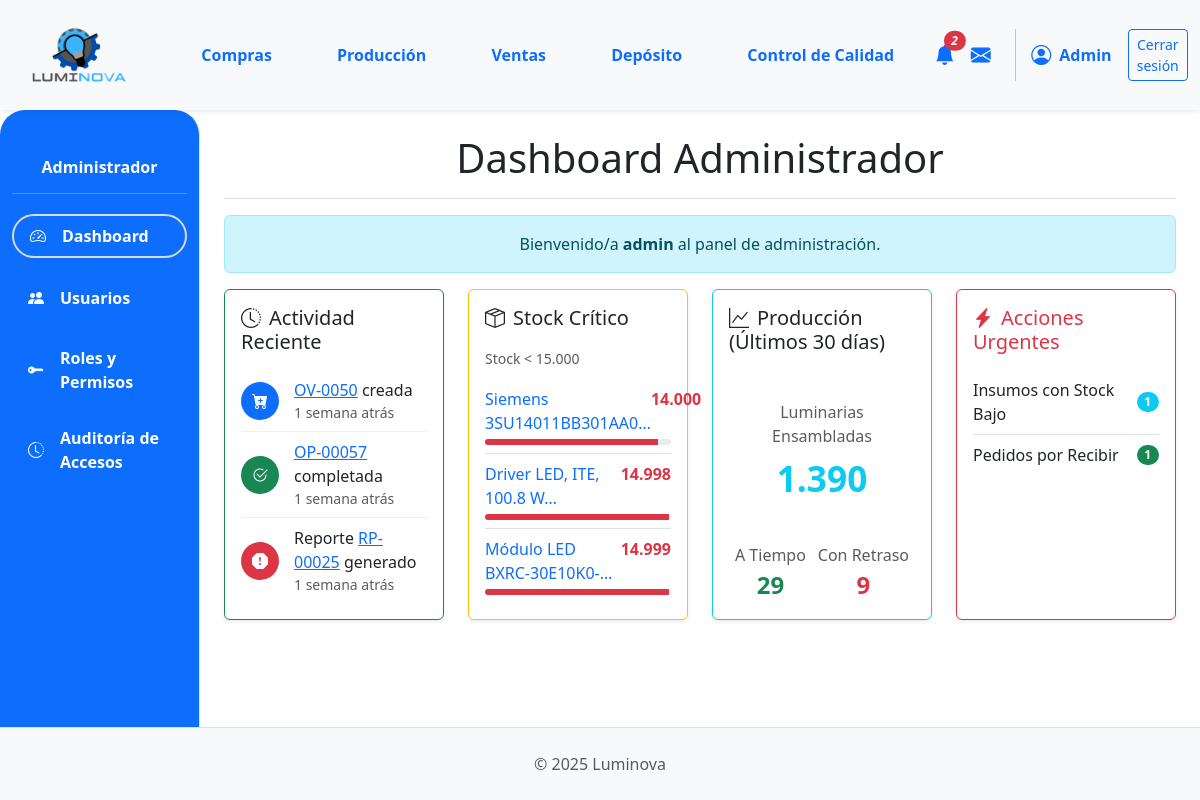
The app's page /dashboard/ (signed in), older data.
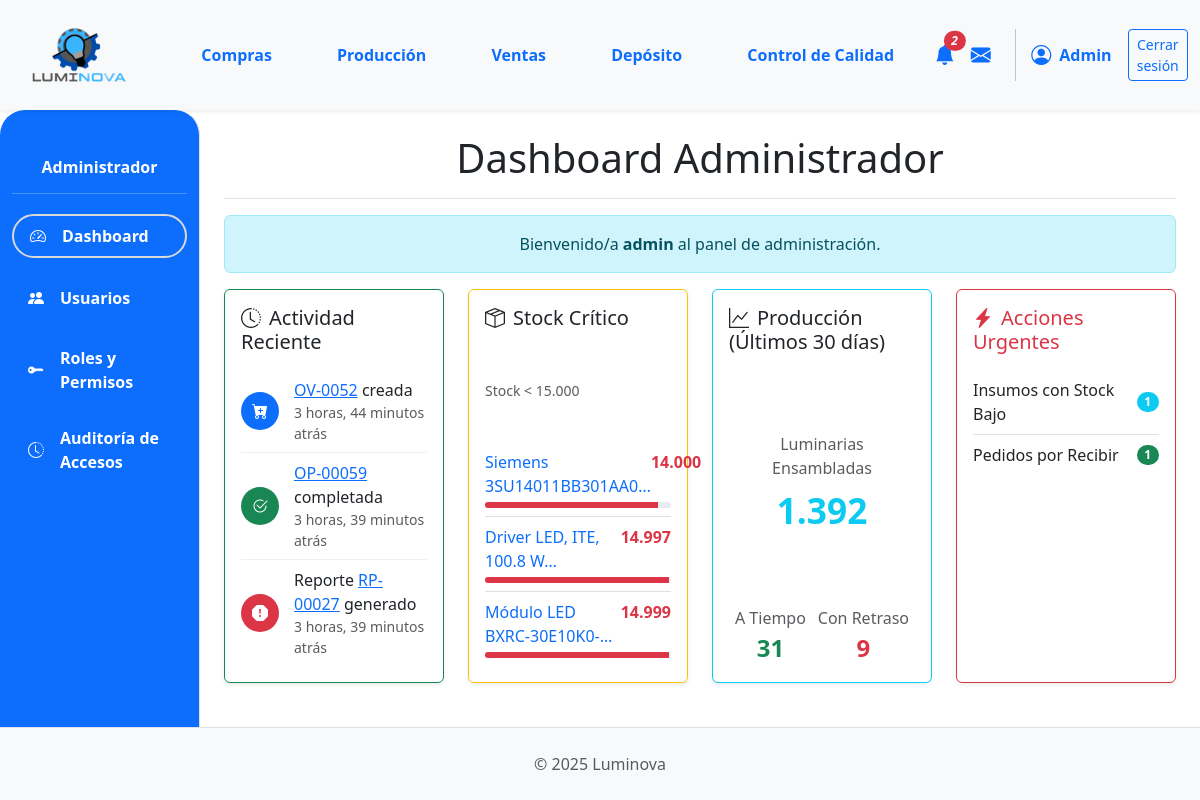
The same page, newer data.
### App_LUMINOVA/models.py (models this page shows, shortened)
class OrdenVenta(models.Model):
    ESTADO_CHOICES = [
        ("PENDIENTE", "Pendiente Confirmación"),
        ("CONFIRMADA", "Confirmada (Esperando Producción)"),
        ("INSUMOS_SOLICITADOS", "Insumos Solicitados"),
        ("PRODUCCION_INICIADA", "Producción Iniciada"),
        ("PRODUCCION_CON_PROBLEMAS", "Producción con Problemas"),
        ("LISTA_ENTREGA", "Lista para Entrega"),
        ("COMPLETADA", "Completada/Entregada"),
        ("CANCELADA", "Cancelada"),
    ]
    numero_ov = models.CharField(
        max_length=20, unique=True, verbose_name="N° Orden de Venta"
    )
    cliente = models.ForeignKey(
        Cliente, on_delete=models.PROTECT, related_name="ordenes_venta"
    )
    fecha_creacion = models.DateTimeField(default=timezone.now)
    estado = models.CharField(
        max_length=50, choices=ESTADO_CHOICES, default="PENDIENTE"
    )
    total_ov = models.DecimalField(
        max_digits=12, decimal_places=2, default=0.00, verbose_name="Total OV"
    )
    notas = models.TextField(blank=True, null=True)

class OrdenProduccion(models.Model):
    numero_op = models.CharField(
        max_length=20, unique=True, verbose_name="N° Orden de Producción"
    )
    orden_venta_origen = models.ForeignKey(
        OrdenVenta,
        on_delete=models.SET_NULL,
        null=True,
        blank=True,
        related_name="ops_generadas",
    )
    producto_a_producir = models.ForeignKey(
        ProductoTerminado, on_delete=models.PROTECT, related_name="ordenes_produccion"
    )
    cantidad_a_producir = models.PositiveIntegerField()
    estado_op = models.ForeignKey(
        EstadoOrden,
        on_delete=models.SET_NULL,
        null=True,
        blank=True,
        related_name="ops_estado",
    )
    fecha_solicitud = models.DateTimeField(default=timezone.now)
    fecha_inicio_real = models.DateTimeField(null=True, blank=True)
    fecha_inicio_planificada = models.DateField(null=True, blank=True)
    fecha_fin_real = models.DateTimeField(null=True, blank=True)
    fecha_fin_planificada = models.DateField(null=True, blank=True)
    sector_asignado_op = models.ForeignKey(
        SectorAsignado,
        on_delete=models.SET_NULL,
        null=True,
        blank=True,
        related_name="ops_sector",
    )
    notas = models.TextField(null=True, blank=True, verbose_name="Notas")

class Reportes(models.Model):
    orden_produccion_asociada = models.ForeignKey(
        OrdenProduccion,
        on_delete=models.SET_NULL,
        null=True,
        blank=True,
        related_name="reportes_incidencia",
    )
    n_reporte = models.CharField(max_length=20, unique=True)
    fecha = models.DateTimeField(default=timezone.now)
    tipo_problema = models.CharField(max_length=100)
    informe_reporte = models.TextField(blank=True, null=True)
    resuelto = models.BooleanField(default=False, verbose_name="¿Problema Resuelto?")
    fecha_resolucion = models.DateTimeField(
        null=True, blank=True, verbose_name="Fecha de Resolución"
    )
    reportado_por = models.ForeignKey(
        User,
        on_delete=models.SET_NULL,
        null=True,
        blank=True,
        related_name="reportes_creados",
    )
    sector_reporta = models.ForeignKey(
        SectorAsignado,
        on_delete=models.SET_NULL,
        null=True,
        blank=True,
        related_name="reportes_originados_aqui",
    )

class Insumo(models.Model):
    descripcion = models.CharField(max_length=255)
    categoria = models.ForeignKey(
        CategoriaInsumo, on_delete=models.PROTECT, related_name="insumos"
    )
    fabricante = models.ForeignKey(
        Fabricante,
        on_delete=models.SET_NULL,
        null=True,
        blank=True,
        related_name="insumos_fabricados",
    )
    imagen = models.ImageField(null=True, blank=True, upload_to="insumos/")
    stock = models.IntegerField(default=0)
    cantidad_en_pedido = models.PositiveIntegerField(
        default=0, verbose_name="Cantidad en Pedido", blank=True, null=True
    )

### App_LUMINOVA/views.py (the view)
# urls.py: path("dashboard/", dashboard_view, name="dashboard"),
@login_required
def dashboard_view(request):
    ops_con_problemas_reportados_count = (
        Reportes.objects.filter(resuelto=False, orden_produccion_asociada__isnull=False)
        .values("orden_produccion_asociada_id")
        .distinct()
        .count()
    )
    solicitudes_insumos_pendientes = OrdenProduccion.objects.filter(
        estado_op__nombre__iexact="Insumos Solicitados"
    ).count()
    ocs_para_aprobar = Orden.objects.filter(tipo="compra", estado="BORRADOR").count()
    UMBRAL_STOCK_BAJO = 15000
    insumos_criticos_query = Insumo.objects.filter(
        stock__lt=UMBRAL_STOCK_BAJO
    ).order_by("stock")[:5]
    insumos_criticos_con_porcentaje = []
    for insumo in insumos_criticos_query:
        porcentaje_stock = (
            int((insumo.stock / UMBRAL_STOCK_BAJO) * 100)
            if UMBRAL_STOCK_BAJO > 0
            else 0
        )
        insumos_criticos_con_porcentaje.append(
            {"insumo": insumo, "porcentaje_stock": min(100, porcentaje_stock)}
        )
    hace_30_dias = timezone.now() - timedelta(days=30)
    ops_completadas_recientemente = OrdenProduccion.objects.filter(
        estado_op__nombre__iexact="Completada", fecha_fin_real__gte=hace_30_dias
    )
    total_luminarias_ensambladas = (
        ops_completadas_recientemente.aggregate(total=Sum("cantidad_a_producir"))[
            "total"
        ]
        or 0
    )
    total_ops_completadas = ops_completadas_recientemente.count()
    ops_a_tiempo = ops_completadas_recientemente.filter(
        fecha_fin_real__date__lte=F("fecha_fin_planificada")
    ).count()
    ops_con_retraso = total_ops_completadas - ops_a_tiempo
    tasa_cumplimiento = (
        (ops_a_tiempo / total_ops_completadas * 100) if total_ops_completadas > 0 else 0
    )
    try:
        ultima_ov = OrdenVenta.objects.latest("fecha_creacion")
    except OrdenVenta.DoesNotExist:
        ultima_ov = None
    try:
        ultima_op_completada = OrdenProduccion.objects.filter(
            estado_op__nombre__iexact="Completada"
        ).latest("fecha_fin_real")
    except OrdenProduccion.DoesNotExist:
        ultima_op_completada = None
    try:
        ultimo_reporte = Reportes.objects.latest("fecha")
    except Reportes.DoesNotExist:
        ultimo_reporte = None
    context = {
        "ops_con_problemas_count": ops_con_problemas_reportados_count,
        "solicitudes_insumos_pendientes_count": solicitudes_insumos_pendientes,
        "ocs_para_aprobar_count": ocs_para_aprobar,
        "insumos_criticos_list": insumos_criticos_con_porcentaje,
        "umbral_stock_bajo": UMBRAL_STOCK_BAJO,
        "total_luminarias_ensambladas": total_luminarias_ensambladas,
        "ops_a_tiempo": ops_a_tiempo,
        "ops_con_retraso": ops_con_retraso,
        "tasa_cumplimiento": tasa_cumplimiento,
        "ultima_ov": ultima_ov,
        "ultima_op_completada": ultima_op_completada,
        "ultimo_reporte": ultimo_reporte,
    }
    return render(request, "admin/dashboard.html", context)

### App_LUMINOVA/templates/admin/dashboard.html (shortened to what the changed rows need)
{% extends 'padre.html' %}
{% load humanize %}
{% block content %}
<div class="d-flex justify-content-between flex-wrap flex-md-nowrap align-items-center pb-2 mb-3 border-bottom flex-column">
    <h1 class="h1">Dashboard Administrador</h1>
</div>
<div class="row row-cols-1 row-cols-md-2 row-cols-xl-4 g-4 mb-4">
    <div class="col">
        <div class="card h-100 border-success shadow-sm">
            <div class="card-body d-flex flex-column">
                <div class="timeline">
                    {% if ultima_ov %}
                    <div class="timeline-item">
                        <div class="timeline-icon bg-primary"><i class="bi bi-cart-plus-fill"></i></div>
                        <div class="flex-grow-1">
                            <a href="{% url 'App_LUMINOVA:ventas_detalle_ov' ultima_ov.id %}">{{ ultima_ov.numero_ov }}</a> creada
                            <small class="d-block text-muted">{{ ultima_ov.fecha_creacion|timesince }} atrás</small>
                        </div>
                    </div>
                    {% endif %}
                    {% if ultima_op_completada %}
                    <div class="timeline-item">
                        <div class="timeline-icon bg-success"><i class="bi bi-check2-circle"></i></div>
                        <div class="flex-grow-1">
                            <a href="{% url 'App_LUMINOVA:produccion_detalle_op' ultima_op_completada.id %}">{{ ultima_op_completada.numero_op }}</a> completada
                            <small class="d-block text-muted">{{ ultima_op_completada.fecha_fin_real|timesince }} atrás</small>
                        </div>
                    </div>
                    {% endif %}
                     {% if ultimo_reporte %}
                    <div class="timeline-item">
                        <div class="timeline-icon bg-danger"><i class="bi bi-exclamation-octagon-fill"></i></div>
                        <div class="flex-grow-1">
                            Reporte <a href="{% url 'App_LUMINOVA:reportes_produccion' %}">{{ ultimo_reporte.n_reporte }}</a> generado
                            <small class="d-block text-muted">{{ ultimo_reporte.fecha|timesince }} atrás</small>
                        </div>
                    </div>
                    {% endif %}
                </div>
            </div>
        </div>
    </div>
    <div class="col">
        <div class="card h-100 border-warning shadow-sm">
            <div class="card-body">
                <ul class="list-group list-group-flush">
                    {% for item_data in insumos_criticos_list %}
                    <li class="list-group-item px-0 py-2">
                        <a href="{% url 'App_LUMINOVA:compras_seleccionar_proveedor_para_insumo' item_data.insumo.id %}" class="text-decoration-none d-block" title="Iniciar compra para {{ item.insumo.descripcion }}">
                            <div class="d-flex justify-content-between">
                                <span>{{ item_data.insumo.descripcion|truncatechars:25 }}</span>
                                <span class="fw-bold text-danger">{{ item_data.insumo.stock|intcomma }}</span>
                            </div>
                            <div class="stock-progress-bar mt-1">
                                <div class="stock-progress" style="--stock-percent: {{ item_data.porcentaje_stock }}%;"></div>
                            </div>
                        </a>
                    </li>
                    {% empty %}
                    <li class="list-group-item px-0 text-success"><i class="bi bi-check-circle-fill"></i> No hay insumos críticos.</li>
                    {% endfor %}
                </ul>
            </div>
        </div>
    </div>
    <div class="col">
        <div class="card h-100 border-info shadow-sm kpi-card">
            <div class="card-body">
                <div class="text-center my-3">
                    <p class="text-muted mb-1">Luminarias Ensambladas</p>
                    <div class="kpi-value text-info">{{ total_luminarias_ensambladas|intcomma }}</div>
                </div>
                <div class="d-flex justify-content-around text-center">
                    <div>
                        <p class="text-muted mb-0">A Tiempo</p>
                        <p class="fs-4 fw-bold text-success mb-0">{{ ops_a_tiempo }}</p>
                    </div>
                </div>
            </div>
        </div>
    </div>
</div>
{% endblock %}

Row changes from the older to the newer data that the page shows:
no longer on this page (row unchanged): OrdenVenta: numero_ov "OV-0050", fecha_creacion "1 semana"
no longer on this page (row unchanged): OrdenProduccion: numero_op "OP-00057", fecha_fin_real "1 semana"
no longer on this page (row unchanged): Reportes: n_reporte "RP-00025", fecha "1 semana"
added OrdenVenta: numero_ov "OV-0052", fecha_creacion "3 horas, 44 minutos"
added OrdenProduccion: numero_op "OP-00059", fecha_fin_real "3 horas, 39 minutos"
added Reportes: n_reporte "RP-00027", fecha "3 horas, 39 minutos"
changed Insumo "Driver LED, ITE, 100.8 W…": insumo.stock "14.998" → "14.997"
Text that changed along with them:
{{ total_luminarias_ensambladas|intcomma }}: "1.390" → "1.392"
{{ ops_a_tiempo }}: "29" → "31"
